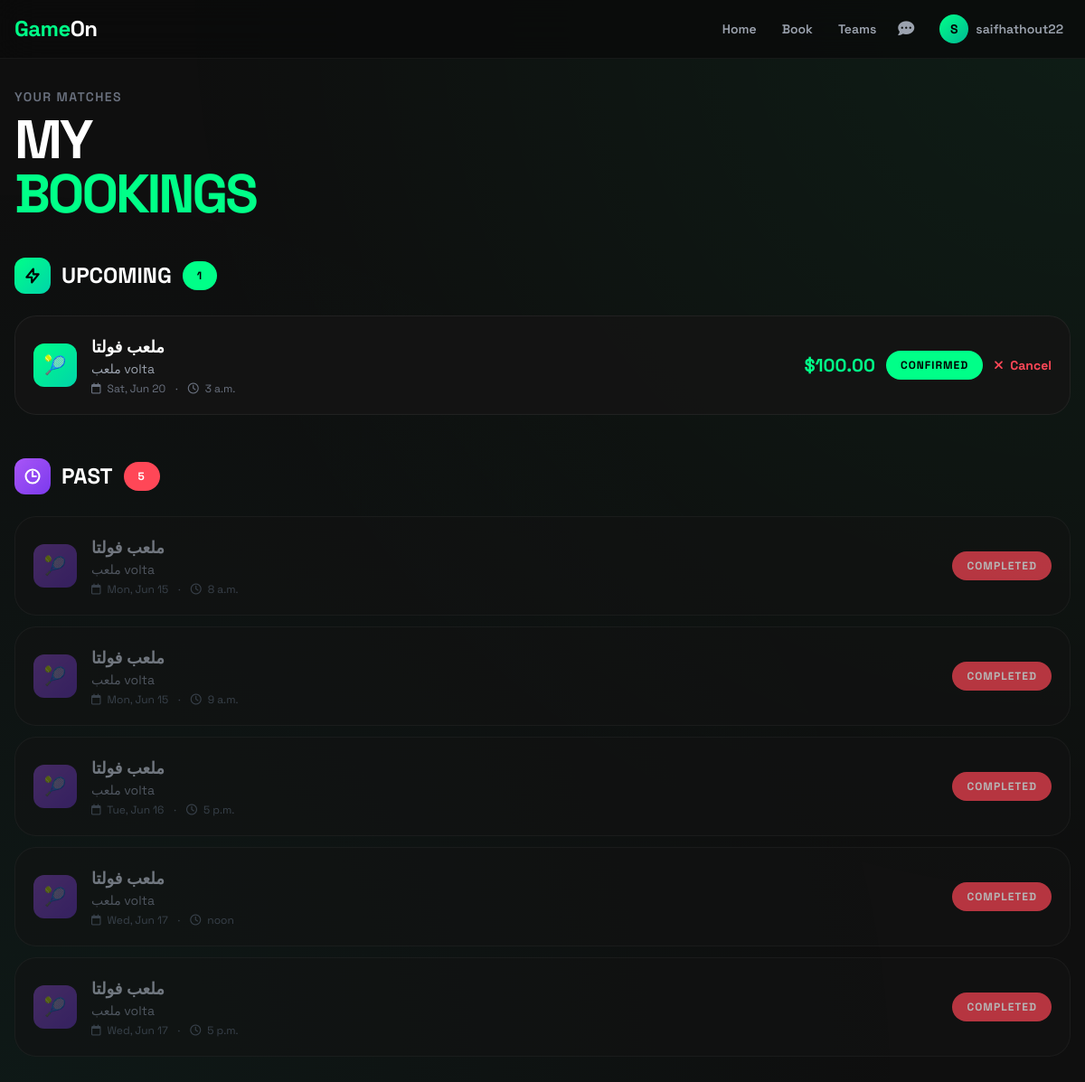
The app's page /booking/history/ (signed in) with its own data.
### accounts/models.py (models this page shows, shortened)
class User(AbstractBaseUser, PermissionsMixin):
    ROLE_CHOICES = [
        ('PLAYER', 'Player'),
        ('VENUE_OWNER', 'Venue Owner'),
        ('ADMIN', 'Admin'),
    ]
    email = models.EmailField(unique=True, db_index=True)
    username = models.CharField(max_length=50, unique=True, null=True, blank=True)
    role = models.CharField(max_length=20, choices=ROLE_CHOICES, default='PLAYER')
    is_active = models.BooleanField(default=True)
    is_staff = models.BooleanField(default=False)
    date_joined = models.DateTimeField(default=timezone.now)
    objects = UserManager()
    USERNAME_FIELD = 'email'
    REQUIRED_FIELDS = []
    class Meta:
        indexes = [
            models.Index(fields=['email']),
            models.Index(fields=['role']),
        ]
    @property
    def is_player(self):
        return self.role == 'PLAYER'

### venues/models.py (models this page shows, shortened)
class Booking(models.Model):
    STATUS_CHOICES = [
        ('PENDING', 'Pending'),
        ('CONFIRMED', 'Confirmed'),
        ('REJECTED', 'Rejected'),
        ('CANCELLED', 'Cancelled'),
    ]
    field = models.ForeignKey(Field, on_delete=models.CASCADE, related_name='bookings')
    player = models.ForeignKey(settings.AUTH_USER_MODEL, on_delete=models.CASCADE, related_name='bookings')
    slot = models.ForeignKey(VenueSlot, on_delete=models.CASCADE, related_name='bookings')
    booking_date = models.DateField()
    start_time = models.TimeField()
    end_time = models.TimeField()
    status = models.CharField(max_length=20, choices=STATUS_CHOICES, default='CONFIRMED')
    notes = models.TextField(blank=True, null=True)
    created_at = models.DateTimeField(auto_now_add=True)
    class Meta:
        indexes = [
            models.Index(fields=['booking_date', 'status']),
            models.Index(fields=['player', '-created_at']),
            models.Index(fields=['field', 'booking_date']),
        ]
        ordering = ['-created_at']

class Field(models.Model):
    venue = models.ForeignKey(Venue, on_delete=models.CASCADE, related_name='fields')
    name = models.CharField(max_length=200)
    sport_type = models.CharField(max_length=20, choices=Venue.SPORT_CHOICES)
    description = models.TextField(blank=True)
    price_per_hour = models.DecimalField(max_digits=10, decimal_places=2, validators=[MinValueValidator(0)])
    is_active = models.BooleanField(default=True)
    created_at = models.DateTimeField(auto_now_add=True)
    class Meta:
        indexes = [
            models.Index(fields=['venue', 'is_active']),
            models.Index(fields=['sport_type']),
        ]

class Venue(models.Model):
    SPORT_CHOICES = [
        ('FOOTBALL', 'Football'),
        ('CRICKET', 'Cricket'),
        ('BASKETBALL', 'Basketball'),
        ('TENNIS', 'Tennis'),
        ('BADMINTON', 'Badminton'),
        ('VOLLEYBALL', 'Volleyball'),
    ]
    owner = models.ForeignKey(settings.AUTH_USER_MODEL, on_delete=models.CASCADE, related_name='venues')
    name = models.CharField(max_length=200)
    address = models.TextField()
    city = models.CharField(max_length=100)
    sport_type = models.CharField(max_length=20, choices=SPORT_CHOICES)
    description = models.TextField(blank=True)
    created_at = models.DateTimeField(auto_now_add=True)

### booking/views.py (the view)
# urls.py: path('history/', views.booking_history, name='history'),
@player_required
def booking_history(request):
    today = date.today()
    now = datetime.now().time()
    all_bookings = Booking.objects.select_related(
        'field', 'field__venue', 'player'
    ).filter(player=request.user).exclude(status='CANCELLED').order_by('booking_date', 'start_time')
    upcoming_bookings = []
    past_bookings = []
    for booking in all_bookings:
        if booking.booking_date > today:
            upcoming_bookings.append(booking)
        elif booking.booking_date == today:
            booking_time = datetime.strptime(str(booking.start_time), '%H:%M:%S').time()
            if booking_time >= now:
                upcoming_bookings.append(booking)
            else:
                past_bookings.append(booking)
        else:
            past_bookings.append(booking)
    return render(request, 'booking/booking_history.html', {
        'upcoming_bookings': upcoming_bookings,
        'past_bookings': past_bookings,
    })

### notifications/context_processors.py (called while the page is built)
def webpush_settings(request):
    return {
        'webpush_public_key': getattr(settings, 'WEBPUSH_VAPID_PUBLIC_KEY', ''),
    }

### booking/templates/booking/booking_history.html (shortened to what this page needs)
{% extends 'base.html' %}
{% block content %}
<div class="animate-fade-up">
    <div class="mb-10">
        <p class="text-sm text-gray-500 font-semibold tracking-widest uppercase mb-2">Your Matches</p>
        <h1 class="text-5xl md:text-6xl font-black tracking-tighter">
            MY<br><span class="text-[#00FF88]">BOOKINGS</span>
        </h1>
    </div>
    <div class="mb-12">
        <h2 class="text-2xl font-extrabold mb-6 flex items-center">
            <span class="card-icon-energy icon-green w-10 h-10 rounded-xl flex items-center justify-center mr-3">
                <svg class="w-5 h-5 text-black" fill="none" stroke="currentColor" viewBox="0 0 24 24">
                    <path stroke-linecap="round" stroke-linejoin="round" stroke-width="2.5" d="M13 10V3L4 14h7v7l9-11h-7z"/>
                </svg>
            </span>
            UPCOMING
            <span class="badge-fire badge-green text-xs ml-3">{{ upcoming_bookings|length }}</span>
        </h2>
        {% if upcoming_bookings %}
            <div class="space-y-3">
                {% for booking in upcoming_bookings %}
                    <div class="energy-card p-5 flex flex-col md:flex-row justify-between items-start md:items-center gap-4">
                        <div class="flex items-center space-x-4">
                            <div class="card-icon-energy icon-green w-12 h-12 rounded-xl flex items-center justify-center text-xl">
                                {% if booking.field.sport_type == 'FOOTBALL' %}⚽
                                {% elif booking.field.sport_type == 'CRICKET' %}🏏
                                {% elif booking.field.sport_type == 'BASKETBALL' %}🏀
                                {% elif booking.field.sport_type == 'TENNIS' %}🎾
                                {% else %}🏟️{% endif %}
                            </div>
                            <div>
                                <h3 class="font-bold text-lg">{{ booking.field.name }}</h3>
                                <p class="text-sm text-gray-400">{{ booking.field.venue.name }}</p>
                                <p class="text-xs text-gray-500 mt-1">
                                    <i class="far fa-calendar mr-1"></i> {{ booking.booking_date|date:"D, M j" }}
                                    <span class="mx-2">·</span>
                                    <i class="far fa-clock mr-1"></i> {{ booking.start_time }}
                                </p>
                            </div>
                        </div>
                        <div class="flex items-center space-x-3">
                            <span class="text-xl font-black text-[#00FF88]">${{ booking.field.price_per_hour }}</span>
                            <span class="badge-fire badge-green text-xs">CONFIRMED</span>
                            <button onclick="document.getElementById('cancelModal{{ booking.id }}').classList.remove('hidden')"
                                    class="text-[#FF4757] text-sm font-bold hover:underline">
                                <i class="fas fa-times mr-1"></i> Cancel
                            </button>
                        </div>
                    </div>
                {% endfor %}
            </div>
        {% else %}
            <div class="energy-card p-10 text-center">
                <span class="text-4xl mb-3 block">📅</span>
                <p class="text-gray-400">No upcoming bookings</p>
                <a href="{% url 'booking:browse' %}" class="btn-fire inline-block mt-4 text-sm">BOOK A FIELD</a>
            </div>
        {% endif %}
    </div>
    <div>
        <h2 class="text-2xl font-extrabold mb-6 flex items-center">
            <span class="card-icon-energy icon-purple w-10 h-10 rounded-xl flex items-center justify-center mr-3">
                <svg class="w-5 h-5 text-white" fill="none" stroke="currentColor" viewBox="0 0 24 24">
                    <path stroke-linecap="round" stroke-linejoin="round" stroke-width="2.5" d="M12 6v6h4.5m4.5 0a9 9 0 11-18 0 9 9 0 0118 0z"/>
                </svg>
            </span>
            PAST
            <span class="badge-fire badge-red text-xs ml-3">{{ past_bookings|length }}</span>
        </h2>
        {% if past_bookings %}
            <div class="space-y-3 opacity-70">
                {% for booking in past_bookings %}
                    <div class="energy-card p-5 flex flex-col md:flex-row justify-between items-start md:items-center gap-4">
                        <div class="flex items-center space-x-4">
                            <div class="card-icon-energy icon-purple w-12 h-12 rounded-xl flex items-center justify-center text-xl opacity-50">
                                {% if booking.field.sport_type == 'FOOTBALL' %}⚽
                                {% elif booking.field.sport_type == 'CRICKET' %}🏏
                                {% elif booking.field.sport_type == 'BASKETBALL' %}🏀
                                {% elif booking.field.sport_type == 'TENNIS' %}🎾
                                {% else %}🏟️{% endif %}
                            </div>
                            <div>
                                <h3 class="font-bold text-lg text-gray-400">{{ booking.field.name }}</h3>
                                <p class="text-sm text-gray-500">{{ booking.field.venue.name }}</p>
                                <p class="text-xs text-gray-600 mt-1">
                                    <i class="far fa-calendar mr-1"></i> {{ booking.booking_date|date:"D, M j" }}
                                    <span class="mx-2">·</span>
                                    <i class="far fa-clock mr-1"></i> {{ booking.start_time }}
                                </p>
                            </div>
                        </div>
                        <span class="badge-fire badge-red text-xs">COMPLETED</span>
                    </div>
                {% endfor %}
            </div>
        {% else %}
            <div class="energy-card p-10 text-center">
                <span class="text-4xl mb-3 block">📭</span>
                <p class="text-gray-400">No past bookings</p>
            </div>
        {% endif %}
    </div>
</div>
{% endblock %}

### templates/navbar.html (shortened to what this page needs)
<nav class="border-b border-white/5 bg-black/80 backdrop-blur-xl sticky top-0 z-50">
    <div class="container mx-auto px-4 max-w-7xl">
        <div class="flex items-center justify-between h-16">
            <a href="/" class="flex items-center space-x-2">
                <span class="text-2xl font-extrabold tracking-tight">
                    <span class="text-[#00FF88]">Game</span><span class="text-white">On</span>
                </span>
            </a>
            {% if user.is_authenticated %}
            <div class="flex items-center space-x-3">
                <div class="hidden md:flex items-center space-x-1">
                    {% if user.is_player %}
                        <a href="{% url 'dashboard:player_dashboard' %}" class="px-3 py-2 text-sm font-semibold text-gray-400 hover:text-[#00FF88] rounded-xl hover:bg-white/5 transition">Home</a>
                        <a href="{% url 'booking:browse' %}" class="px-3 py-2 text-sm font-semibold text-gray-400 hover:text-[#00FF88] rounded-xl hover:bg-white/5 transition">Book</a>
                        <a href="{% url 'teams:find_players' %}" class="px-3 py-2 text-sm font-semibold text-gray-400 hover:text-[#00FF88] rounded-xl hover:bg-white/5 transition">Teams</a>
                        <a href="{% url 'teams:my_chats' %}" class="p-2 text-gray-400 hover:text-white hover:bg-white/5 rounded-xl transition">
                            <i class="fas fa-comment-dots text-lg"></i>
                        </a>
                    {% endif %}
                </div>
                <div class="relative">
                    <button onclick="document.getElementById('userDropdown').classList.toggle('hidden')"
                            class="flex items-center space-x-2 p-2 text-gray-400 hover:text-white rounded-xl hover:bg-white/5 transition">
                        <div class="w-8 h-8 rounded-full bg-gradient-to-br from-[#00FF88] to-[#00B894] flex items-center justify-center text-black font-bold text-sm">
                            {{ user.username|default:user.email|first|upper }}
                        </div>
                        <span class="hidden md:block text-sm font-semibold">{{ user.username }}</span>
                    </button>
                </div>
            </div>
            {% else %}
            <a href="{% url 'accounts:login' %}" class="btn-fire text-sm px-5 py-2.5">Sign In</a>
            {% endif %}
        </div>
    </div>
</nav>

### templates/base.html (style rules this page uses)
* { font-family: 'Space Grotesk', sans-serif; -webkit-font-smoothing: antialiased; }
body { background: #0F0F0F; color: #FFFFFF; overflow-x: hidden; position: relative; }
body::before { content: ''; position: fixed; inset: 0; background-image: url('https://images.unsplash.com/photo-1529900748604-07564a03e7a6?w=1920&q=80'); background-size: cover; background-position: center; background-repeat: no-repeat; opacity: 0.15; filter: brightness(0.7) saturate(1.2); z-index: 0; pointer-events: none; }
body::after { content: ''; position: fixed; inset: 0; background: radial-gradient(ellipse at top right, rgba(0, 255, 136, 0.06) 0%, transparent 60%), radial-gradient(ellipse at bottom left, rgba(0, 180, 148, 0.06) 0%, transparent 60%); z-index: 0; pointer-events: none; }
.energy-card { background: rgba(20, 20, 20, 0.85); backdrop-filter: blur(20px); border: 1px solid rgba(255, 255, 255, 0.06); border-radius: 24px; position: relative; overflow: hidden; transition: all 0.4s cubic-bezier(0.175, 0.885, 0.32, 1.275); }
.energy-card::before { content: ''; position: absolute; inset: 0; border-radius: 24px; background: linear-gradient(135deg, #00FF88, #00D4AA, #00B894, #00FF88); background-size: 400% 400%; opacity: 0; transition: opacity 0.4s ease; z-index: -1; animation: gradientShift 3s ease infinite; }
.card-icon-energy { width: 60px; height: 60px; border-radius: 18px; display: flex; align-items: center; justify-content: center; transition: all 0.4s cubic-bezier(0.175, 0.885, 0.32, 1.275); position: relative; }
.icon-green { background: linear-gradient(135deg, #00FF88, #00D4AA); color: #000; }
.icon-purple { background: linear-gradient(135deg, #A855F7, #7C3AED); color: #FFF; }
.badge-fire { padding: 8px 16px; border-radius: 100px; font-size: 11px; font-weight: 700; text-transform: uppercase; letter-spacing: 1px; }
.badge-green { background: #00FF88; color: #000; }
.badge-red { background: #FF4757; color: #FFF; }
nav { background: rgba(10, 10, 10, 0.8) !important; backdrop-filter: blur(20px) !important; border-bottom: 1px solid rgba(255, 255, 255, 0.05) !important; }
.animate-fade-up { animation: fadeUp 0.6s ease forwards; }

### records on screen
User: username|first "S", username "saifhathout22"
Booking: field.name "ملعب فولتا", field.venue.name "ملعب volta", booking_date "Sat, Jun 20", start_time "3 a.m.", field.price_per_hour "100.00"
Booking: field.name "ملعب فولتا", field.venue.name "ملعب volta", booking_date "Mon, Jun 15", start_time "8 a.m."
Booking: field.name "ملعب فولتا", field.venue.name "ملعب volta", booking_date "Mon, Jun 15", start_time "9 a.m."
Booking: field.name "ملعب فولتا", field.venue.name "ملعب volta", booking_date "Tue, Jun 16", start_time "5 p.m."
Booking: field.name "ملعب فولتا", field.venue.name "ملعب volta", booking_date "Wed, Jun 17", start_time "noon"
Booking: field.name "ملعب فولتا", field.venue.name "ملعب volta", booking_date "Wed, Jun 17", start_time "5 p.m."

### other values on screen
{{ upcoming_bookings|length }} "1"
{{ past_bookings|length }} "5"
